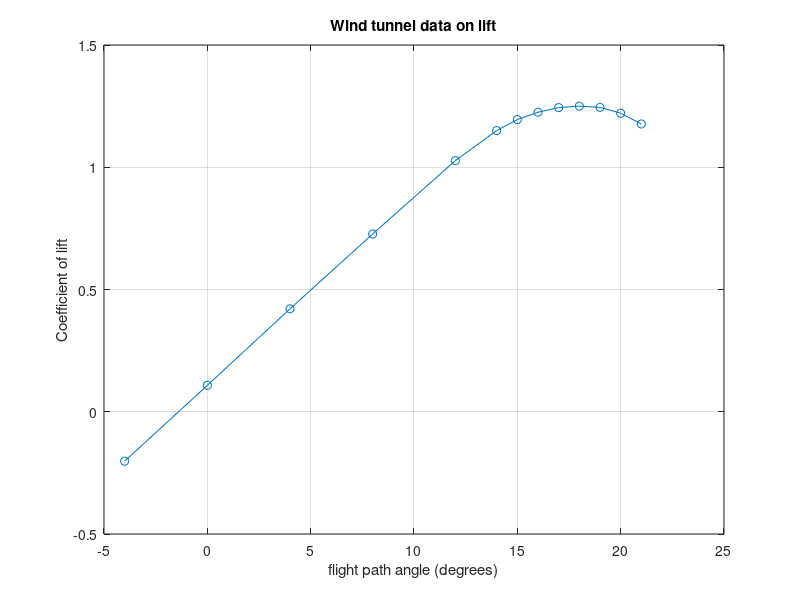

Write MATLAB code to recreate this figure.
% Generates and plots the information containing flight
% path angles and coefficients of lift.
% Adapted from Etter, 1993, p.42
anglelift=[
-4 -0.202
0 0.108
4 0.421
8 0.727
12 1.027
14 1.150
15 1.195
16 1.225
17 1.244
18 1.250
19 1.245
20 1.221
21 1.177
]
angle=anglelift(:,1) % copy first column into a vector
lift=anglelift(:,2) % copy second column into a vector
plot(angle,lift,'o-') % plot with lines and circles
title('Wind tunnel data on lift')
xlabel('flight path angle (degrees)')
ylabel('Coefficient of lift')
grid